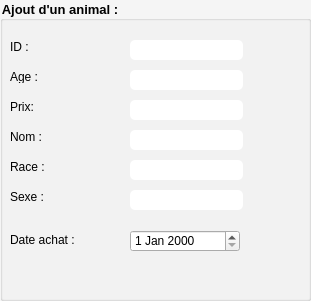
    <widget class="QGroupBox" name="groupBox_9">
     <property name="geometry">
      <rect>
       <x>530</x>
       <y>60</y>
       <width>311</width>
       <height>301</height>
      </rect>
     </property>
     <property name="styleSheet">
      <string notr="true">QGroupBox{background-color:whitesmoke;
font-size: 13px;
    font-family: Arial, Helvetica, sans-serif;
    font-weight:bold;}
</string>
     </property>
     <property name="title">
      <string>Ajout d'un animal :</string>
     </property>
     <widget class="QLabel" name="label_id">
      <property name="geometry">
       <rect>
        <x>10</x>
        <y>40</y>
        <width>47</width>
        <height>13</height>
       </rect>
      </property>
      <property name="styleSheet">
       <string notr="true">font: 9pt &quot;Arial Rounded MT Bold&quot;;</string>
      </property>
      <property name="text">
       <string>ID : </string>
      </property>
     </widget>
     <widget class="QLabel" name="label_2">
      <property name="geometry">
       <rect>
        <x>10</x>
        <y>70</y>
        <width>47</width>
        <height>13</height>
       </rect>
      </property>
      <property name="styleSheet">
       <string notr="true">font: 9pt &quot;Arial Rounded MT Bold&quot;;</string>
      </property>
      <property name="text">
       <string>Age : </string>
      </property>
     </widget>
     <widget class="QLabel" name="label_prix">
      <property name="geometry">
       <rect>
        <x>10</x>
        <y>100</y>
        <width>47</width>
        <height>13</height>
       </rect>
      </property>
      <property name="styleSheet">
       <string notr="true">font: 9pt &quot;Arial Rounded MT Bold&quot;;</string>
      </property>
      <property name="text">
       <string>Prix: </string>
      </property>
     </widget>
     <widget class="QLabel" name="label_nom">
      <property name="geometry">
       <rect>
        <x>10</x>
        <y>130</y>
        <width>47</width>
        <height>13</height>
       </rect>
      </property>
      <property name="styleSheet">
       <string notr="true">font: 9pt &quot;Arial Rounded MT Bold&quot;;</string>
      </property>
      <property name="text">
       <string>Nom : </string>
      </property>
     </widget>
     <widget class="QLabel" name="label_race">
      <property name="geometry">
       <rect>
        <x>10</x>
        <y>160</y>
        <width>47</width>
        <height>13</height>
       </rect>
      </property>
      <property name="styleSheet">
       <string notr="true">font: 9pt &quot;Arial Rounded MT Bold&quot;;</string>
      </property>
      <property name="text">
       <string>Race : </string>
      </property>
     </widget>
     <widget class="QLabel" name="label_sexe">
      <property name="geometry">
       <rect>
        <x>10</x>
        <y>190</y>
        <width>47</width>
        <height>13</height>
       </rect>
      </property>
      <property name="styleSheet">
       <string notr="true">font: 9pt &quot;Arial Rounded MT Bold&quot;;</string>
      </property>
      <property name="text">
       <string>Sexe : </string>
      </property>
     </widget>
     <widget class="QDateEdit" name="date_achat">
      <property name="geometry">
       <rect>
        <x>130</x>
        <y>230</y>
        <width>110</width>
        <height>22</height>
       </rect>
      </property>
     </widget>
     <widget class="QLabel" name="label_sexe_2">
      <property name="geometry">
       <rect>
        <x>10</x>
        <y>230</y>
        <width>71</width>
        <height>20</height>
       </rect>
      </property>
      <property name="styleSheet">
       <string notr="true">font: 9pt &quot;Arial Rounded MT Bold&quot;;</string>
      </property>
      <property name="text">
       <string>Date achat :</string>
      </property>
     </widget>
     <widget class="QLineEdit" name="lineEdit_sexe">
      <property name="geometry">
       <rect>
        <x>130</x>
        <y>190</y>
        <width>113</width>
        <height>20</height>
       </rect>
      </property>
      <property name="styleSheet">
       <string notr="true">QLineEdit{
    background-color: white;
    box-shadow: 2px 0.5px 5px 1px inset black;
    border-radius: 5px;
    width: 70%;
    padding-right: 10px;
    padding-left: 10px;
    text-align: left;
    color: #000;
    font-size:inherit;
    font-family: Arial, Helvetica, sans-serif;  
    font-weight:normal;
    font-variant:normal;
}
QLineEdit::hover{  color: black ;
background-color:orange

;}
QLineEdit::focus{  color: black ;
background-color:white;}</string>
      </property>
     </widget>
     <widget class="QLineEdit" name="lineEdit_race">
      <property name="geometry">
       <rect>
        <x>130</x>
        <y>160</y>
        <width>113</width>
        <height>20</height>
       </rect>
      </property>
      <property name="styleSheet">
       <string notr="true">QLineEdit{
    background-color: white;
    box-shadow: 2px 0.5px 5px 1px inset black;
    border-radius: 5px;
    width: 70%;
    padding-right: 10px;
    padding-left: 10px;
    text-align: left;
    color: #000;
    font-size:inherit;
    font-family: Arial, Helvetica, sans-serif;  
    font-weight:normal;
    font-variant:normal;
}
QLineEdit::hover{  color: black ;
background-color:orange;}
QLineEdit::focus{  color: black ;
background-color:white;}</string>
      </property>
     </widget>
     <widget class="QLineEdit" name="lineEdit_nom">
      <property name="geometry">
       <rect>
        <x>130</x>
        <y>130</y>
        <width>113</width>
        <height>20</height>
       </rect>
      </property>
      <property name="styleSheet">
       <string notr="true">QLineEdit{
    background-color: white;
    box-shadow: 2px 0.5px 5px 1px inset black;
    border-radius: 5px;
    width: 70%;
    padding-right: 10px;
    padding-left: 10px;
    text-align: left;
    color: #000;
    font-size:inherit;
    font-family: Arial, Helvetica, sans-serif;  
    font-weight:normal;
    font-variant:normal;
}
QLineEdit::hover{  color: black ;
background-color:orange
;}
QLineEdit::focus{  color: black ;
background-color:white;}</string>
      </property>
     </widget>
     <widget class="QLineEdit" name="lineEdit_prix">
      <property name="geometry">
       <rect>
        <x>130</x>
        <y>100</y>
        <width>113</width>
        <height>20</height>
       </rect>
      </property>
      <property name="styleSheet">
       <string notr="true">QLineEdit{
    background-color: white;
    box-shadow: 2px 0.5px 5px 1px inset black;
    border-radius: 5px;
    width: 70%;
    padding-right: 10px;
    padding-left: 10px;
    text-align: left;
    color: #000;
    font-size:inherit;
    font-family: Arial, Helvetica, sans-serif;  
    font-weight:normal;
    font-variant:normal;
}
QLineEdit::hover{  color: black ;
background-color:orange;}
QLineEdit::focus{  color: black ;
background-color:white;}</string>
      </property>
     </widget>
     <widget class="QLineEdit" name="lineEdit_age">
      <property name="geometry">
       <rect>
        <x>130</x>
        <y>70</y>
        <width>113</width>
        <height>20</height>
       </rect>
      </property>
      <property name="styleSheet">
       <string notr="true">QLineEdit{
    background-color: white;
    box-shadow: 2px 0.5px 5px 1px inset black;
    border-radius: 5px;
    width: 70%;
    padding-right: 10px;
    padding-left: 10px;
    text-align: left;
    color: #000;
    font-size:inherit;
    font-family: Arial, Helvetica, sans-serif;  
    font-weight:normal;
    font-variant:normal;
}
QLineEdit::hover{  color: black ;
background-color:orange;}
QLineEdit::focus{  color: black ;
background-color:white;}</string>
      </property>
     </widget>
     <widget class="QLineEdit" name="lineEdit_id">
      <property name="geometry">
       <rect>
        <x>130</x>
        <y>40</y>
        <width>113</width>
        <height>20</height>
       </rect>
      </property>
      <property name="styleSheet">
       <string notr="true">QLineEdit{
    background-color: white;
    box-shadow: 2px 0.5px 5px 1px inset black;
    border-radius: 5px;
    width: 70%;
    padding-right: 10px;
    padding-left: 10px;
    text-align: left;
    color: #000;
    font-size:inherit;
    font-family: Arial, Helvetica, sans-serif;  
    font-weight:normal;
    font-variant:normal;
}
QLineEdit::hover{  color: black ;
background-color:orange
;}
QLineEdit::focus{  color: black ;
background-color:white;}</string>
      </property>
      <property name="text">
       <string/>
      </property>
     </widget>
    </widget>
